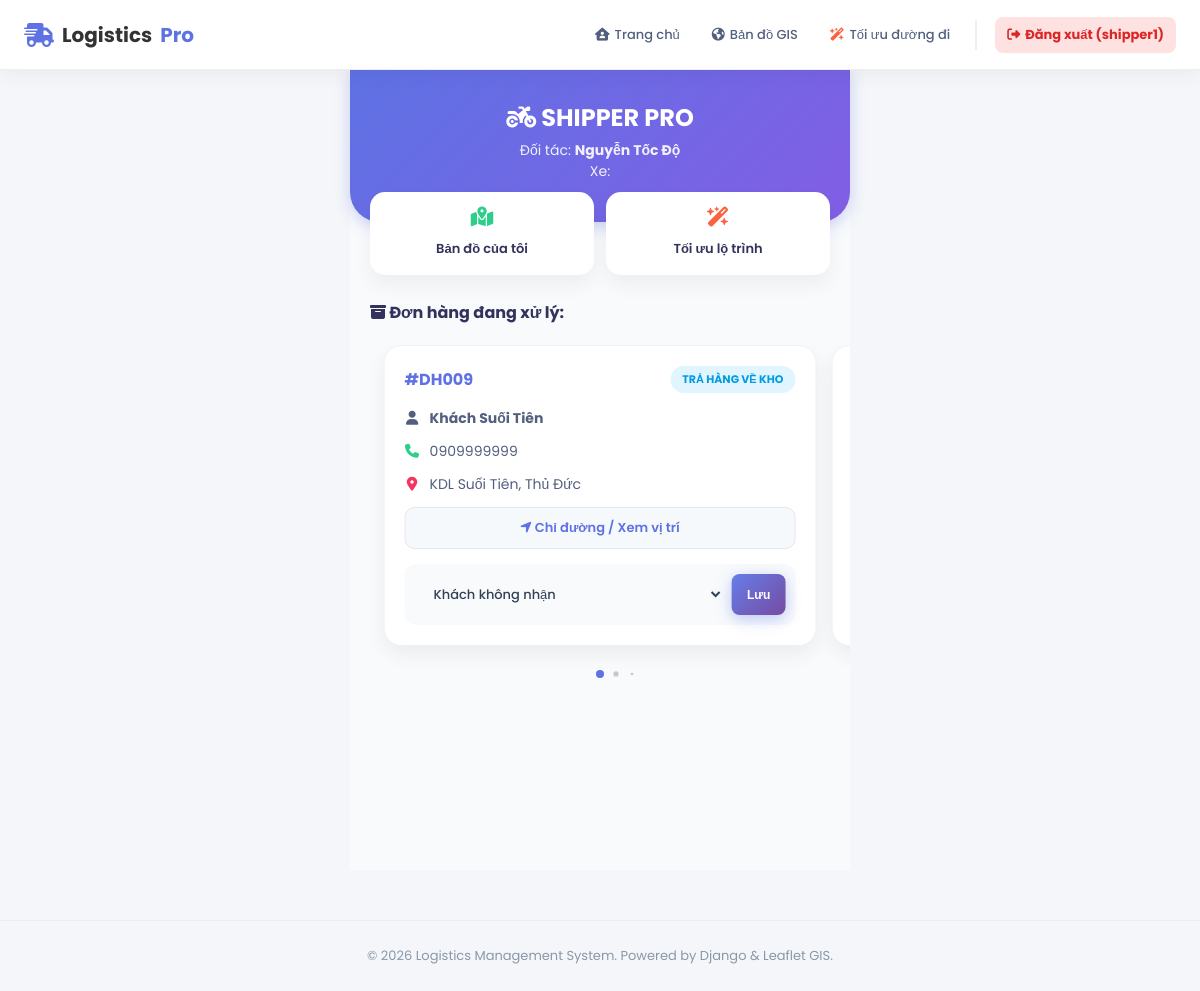
The page /app-shipper/ (signed in) on the database as committed earlier.
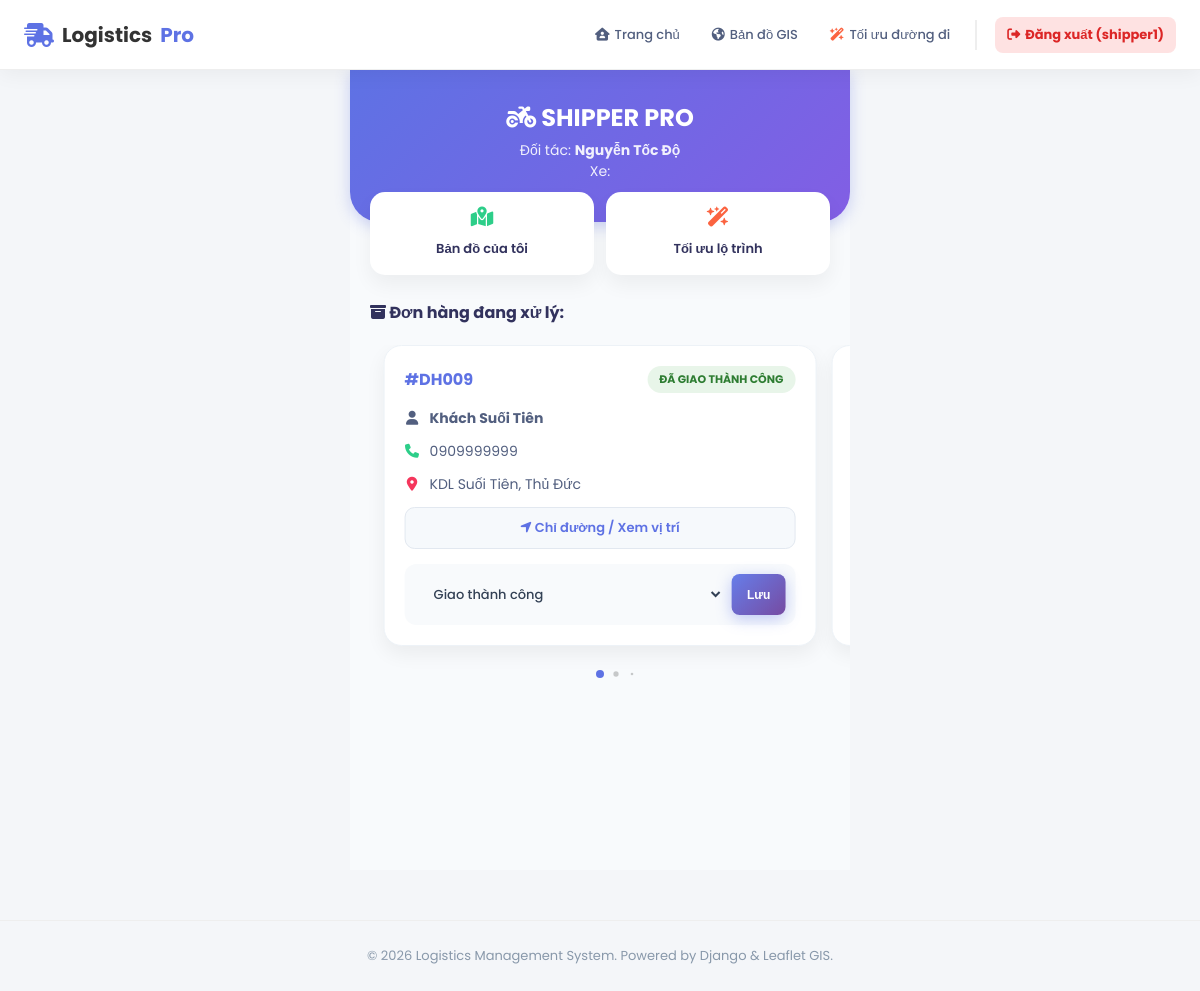
The same page on the database as committed later.
### core/models.py (models this page shows, shortened)
class DonHang(models.Model):
    ma_don = models.CharField(max_length=20, unique=True, blank=True)
    ten_nguoi_nhan = models.CharField(max_length=100)
    dia_chi_nguoi_nhan = models.CharField(max_length=200)
    sdt_nguoi_nhan = models.CharField(max_length=15)
    lat_khach = models.FloatField()
    lng_khach = models.FloatField()
    khoi_luong = models.FloatField(help_text="Đơn vị: kg")
    kho_xuat_phat = models.ForeignKey(KhoHang, on_delete=models.CASCADE)
    tai_xe = models.ForeignKey(TaiXe, on_delete=models.SET_NULL, null=True, blank=True)
    trang_thai = models.CharField(max_length=50, default='Đang xử lý')
    ngay_tao = models.DateTimeField(auto_now_add=True)

### core/views.py (the view)
# urls.py: path('app-shipper/', views.app_shipper, name='app_shipper'),
@login_required(login_url='core:login')
def app_shipper(request):
    if not hasattr(request.user, 'taixe'):
        return redirect('core:home')
    tai_xe = request.user.taixe
    don_hangs = DonHang.objects.filter(tai_xe=tai_xe).order_by('-id')
    return render(request, 'shipper_dashboard.html', {
        'tai_xe': tai_xe,
        'don_hangs': don_hangs
    })

### templates/shipper_dashboard.html (shortened to what this page needs)
{% extends "base.html" %}
{% load static %}
{% block content %}
<link rel="stylesheet" href="https://cdn.jsdelivr.net/npm/swiper@11/swiper-bundle.min.css" />
<div class="mobile-app">
    <div class="app-header">
        <h2 style="margin-bottom: 5px;"><i class="fa-solid fa-motorcycle"></i> SHIPPER PRO</h2>
        <p style="font-size: 14px; opacity: 0.9;">
            Đối tác: <b>{{ tai_xe.ten_tai_xe }}</b><br>
            Xe:
        </p>
    </div>
    <div class="tool-grid">
        <a href="{% url 'core:ban_do_chung' %}" class="tool-card">
            <i class="fa-solid fa-map-location-dot" style="color: #2dce89;"></i>
            <span>Bản đồ của tôi</span>
        </a>
        <a href="{% url 'core:toi_uu' %}" class="tool-card">
            <i class="fa-solid fa-wand-magic-sparkles" style="color: #fb6340;"></i>
            <span>Tối ưu lộ trình</span>
        </a>
    </div>
    <div class="order-section">
        <h4 style="color: #32325d; margin-bottom: 20px; padding: 0 20px;">
            <i class="fa-solid fa-box-archive"></i> Đơn hàng đang xử lý:
        </h4>
        <div class="swiper mySwiper">
            <div class="swiper-wrapper">
                {% for don in don_hangs %}
                <div class="swiper-slide">
                    <div class="order-card">
                        <div style="display: flex; justify-content: space-between; align-items: center; margin-bottom: 15px;">
                            <span class="order-id">#{{ don.ma_don }}</span>
                            <span class="badge-status {% if don.trang_thai == 'ĐÃ GIAO THÀNH CÔNG' %}status-success{% else %}status-shipping{% endif %}">
                                {{ don.trang_thai }}
                            </span>
                        </div>
                        <div class="info-row">
                            <i class="fa-solid fa-user"></i>
                            <span><b>{{ don.ten_nguoi_nhan }}</b></span>
                        </div>
                        <div class="info-row">
                            <i class="fa-solid fa-phone" style="color: #2dce89;"></i>
                            <a href="tel:{{ don.sdt_nguoi_nhan }}" style="text-decoration: none; color: inherit;">{{ don.sdt_nguoi_nhan }}</a>
                        </div>
                        <div class="info-row">
                            <i class="fa-solid fa-location-dot" style="color: #f5365c;"></i>
                            <span>{{ don.dia_chi_nguoi_nhan }}</span>
                        </div>
                        <a href="{% url 'core:chi_tiet' don.ma_don %}" class="btn-map-single">
                            <i class="fa-solid fa-location-arrow"></i> Chỉ đường / Xem vị trí
                        </a>
                        <form action="{% url 'core:shipper_cap_nhat' don.id %}" method="POST">
                            <div class="update-box">
                                <select name="trang_thai">
                                    <option value="ĐÃ GIAO THÀNH CÔNG" {% if don.trang_thai == 'ĐÃ GIAO THÀNH CÔNG' %}selected{% endif %}>Giao thành công</option>
                                    <option value="TRẢ HÀNG VỀ KHO" {% if don.trang_thai == 'TRẢ HÀNG VỀ KHO' %}selected{% endif %}>Khách không nhận</option>
                                </select>
                                <button type="submit" class="btn-submit" style="padding: 8px 15px; font-size: 12px; border: none; background: #5e72e4; color: white; border-radius: 8px; cursor: pointer;">
                                    Lưu
                                </button>
                            </div>
                        </form>
                    </div>
                </div>
                {% endfor %}
            </div>
            <div class="swiper-pagination"></div>
        </div>
        </div>
</div>
{% endblock %}

Rows that differ between the two databases and show on the page:
changed DonHang "DH009": trang_thai "TRẢ HÀNG VỀ KHO" → "ĐÃ GIAO THÀNH CÔNG"; trang_thai "Khách không nhận" → "Giao thành công"
